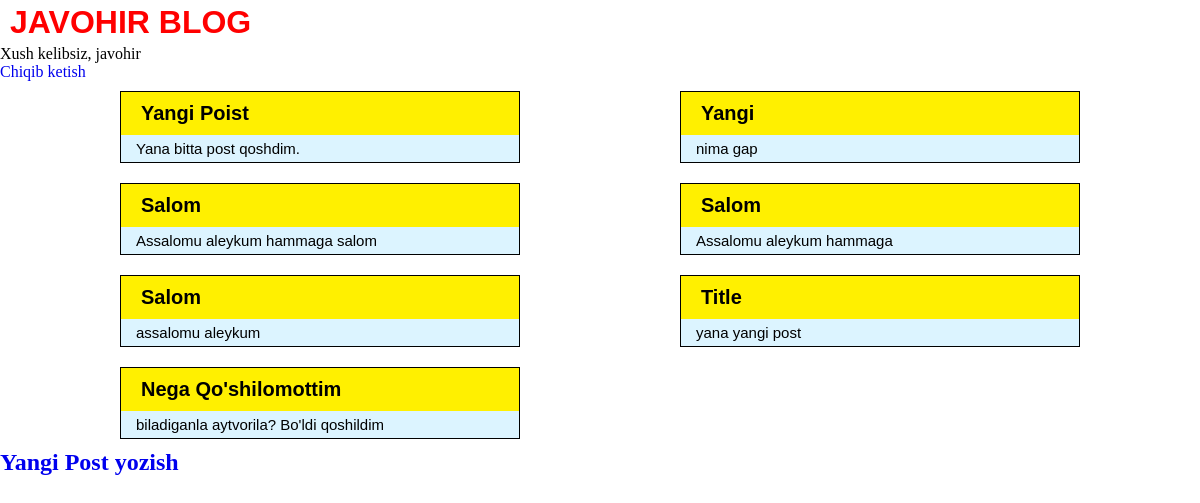
The app's page / (signed in) with its own data.
### blog/models.py (models this page shows, shortened)
class Post(models.Model):
    title = models.CharField(max_length=200)
    author = models.ForeignKey(
        'auth.User',
        on_delete=models.CASCADE
    )
    body = models.TextField()

### blog/views.py (the view)
# urls.py: path('', BlogListView.as_view(), name='home'),
class BlogListView(ListView):
    model = Post
    template_name = 'home.html'

### templates/home.html
{% extends 'base.html' %}
{% block content %}
    {% for post in object_list %}
        <div class="post-entry card">
            <h2><a href="{% url 'post_detail' post.pk %}">{{ post.title }}</a></h2>
            <p>{{ post.body | slice:":200" }}</p>
        </div>
    {% endfor %}
{% endblock content %}

### templates/base.html (shortened to what this page needs)
<!DOCTYPE html>
{% load static %}
<html lang="en">
  <head>
    <link rel="stylesheet" href="https://cdn.jsdelivr.net/npm/bootstrap-icons@1.5.0/font/bootstrap-icons.css">
    <link rel="stylesheet" href="{% static 'css/base.css' %}" />
  </head>
  <body>
    <header>
      <h1>
        <a href="{% url 'home' %}" class="name_link">
          Javohir Blog
        </a>
      </h1>
      {% if user.is_authenticated %}
        <p>Xush kelibsiz, {{ user.username }}</p>
        <p>
          <a href="{% url 'logout' %}">Chiqib ketish</a>
        </p>
      {% else %}
        <p>
          <a href="{% url 'login' %}">Saytga kirish</a> |
          <a href="{% url 'signup' %}">Ro'yxatdan o'tish</a>
        </p>
      {% endif %}
    </header>
    <main class="container_my">
      <div class="flex-box">
        {% block content %}
        {% endblock content %}
      </div>
    </main>
    <footer>
      <h2><a href="{% url 'post_new' %}">Yangi Post yozish</a></h2>
    </footer>
  </body>
</html>

### static/css/base.css (style rules this page uses)
html { font-size: 100%; overflow-x: hidden; }
* { padding: 0; margin: 0; scroll-behavior: smooth; }
*, *::before, *::after { -moz-box-sizing: border-box; -webkit-box-sizing: border-box; box-sizing: border-box; }
nav, footer, header, aside { display: block; }
a, a:visited { text-decoration: none; }
.flex-box { display: flex; flex-wrap: wrap; justify-content: space-between; }
.container_my { width: 80% !important; margin: 0 auto; }
.name_link { padding: 4px 10px; color: #00a2ff; display: inline-block; font-weight: 700; font-family: sans-serif; text-transform: uppercase; transition: .2s; }
.card { width: 400px; margin: 10px 0; overflow: hidden; text-align: left !important; border: 1px solid #000; }
.card h2 a { padding: 10px 20px; color: #000; display: block; font-family: sans-serif; font-size: 20px; font-weight: 600; text-transform: capitalize; background-color: #fff000; }
.card p { width: 100%; height: 100%; padding: 5px 15px; color: #000; display: block; font-family: sans-serif; font-size: 15px; background-color: #dcf4ff; }

### records on screen
Post: title "Yangi Poist", body "Yana bitta post qoshdim."
Post: title "Yangi", body "nima gap"
Post: title "Salom", body "Assalomu aleykum hammaga salom"
Post: title "Salom", body "Assalomu aleykum hammaga"
Post: title "Salom", body "assalomu aleykum"
Post: title "Title", body "yana yangi post"
Post: title "Nega Qo'shilomottim", body "biladiganla aytvorila? Bo'ldi qoshildim"

### other values on screen
{{ user.username }} "javohir"
